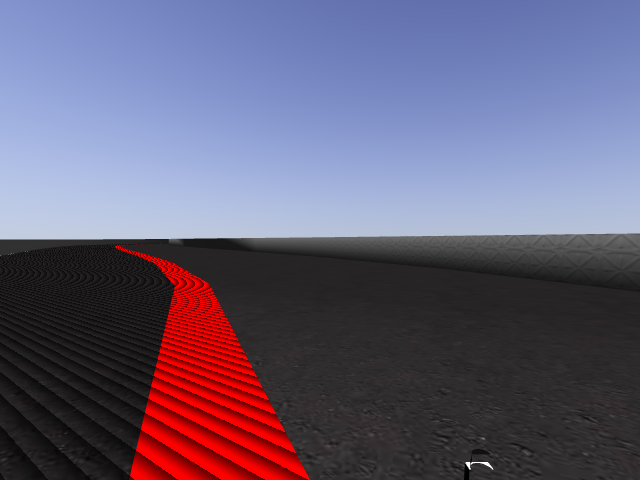
#> input picture Follow Line/dl-driver/Net/Dataset/Images/11003.png, 640 x 480 px
$ python -i generator.py   (imports and definitions only)
#> lines starting #> are read from the running program, lines starting #| are printed output that depends on the picture
import os
import glob
import json
import cv2

# [65 lines left out: functions create_dataset, get_classification, get_classification_w, get_classification_v, save_json, not called in this run]


def check_empty_directory(directory):
	# We check if the directory is empty
	empty = False
	for dirName, subdirList, fileList in os.walk(directory):
		if len(fileList) == 0:
			empty = True

	return empty


def get_number_image(path):
	list_images = glob.glob(path + '*')
	sort_images = sorted(list_images, key=lambda x: int(x.split('/')[3].split('.png')[0]))
	last_number = sort_images[len(sort_images)-1].split('/')[3].split('.png')[0]
	number = int(last_number) + 1
	return number


def save_image(img):
	# We save images
	folder_images = 'Net/Dataset/Images/'
	empty = check_empty_directory(folder_images)
	if empty:
		number = 1
	else:
		number = get_number_image(folder_images)
	name_image = folder_images + str(number) + '.png'
	cv2.imwrite(name_image, img)

>>> import cv2
>>> picture = cv2.imread('Dataset/Images/11003.png', cv2.IMREAD_GRAYSCALE)
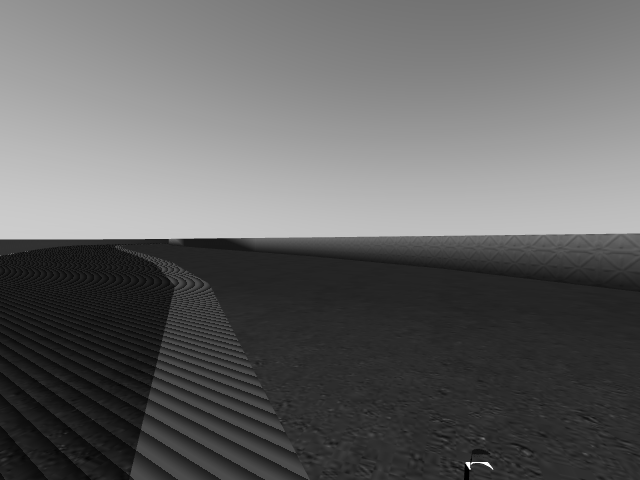
#> picture: shape (480, 640); min 0, max 255, mean 99.9
>>> result = save_image(picture)
#> (the run stopped early here; a loop or call above may not have finished)

$ run again, on Follow Line/dl-driver/Net/Dataset/Images/13430.png
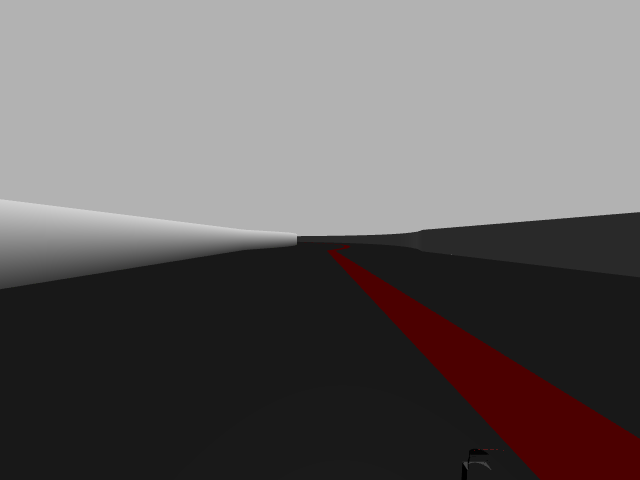
#> input picture Follow Line/dl-driver/Net/Dataset/Images/13430.png, 640 x 480 px
#> `picture = cv2.imread('Dataset/Images/11003.png', cv2.IMREAD_GRAYSCALE)`:
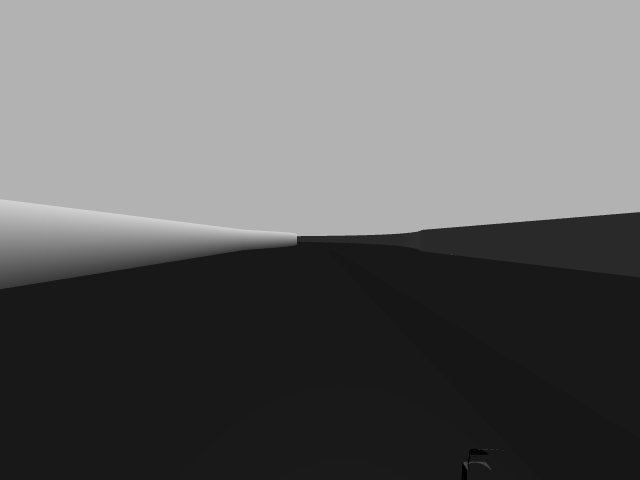
#> picture: shape (480, 640); min 0, max 210, mean 100.9

$ run again, on Follow Line/dl-driver/Net/Dataset/Images/187.png
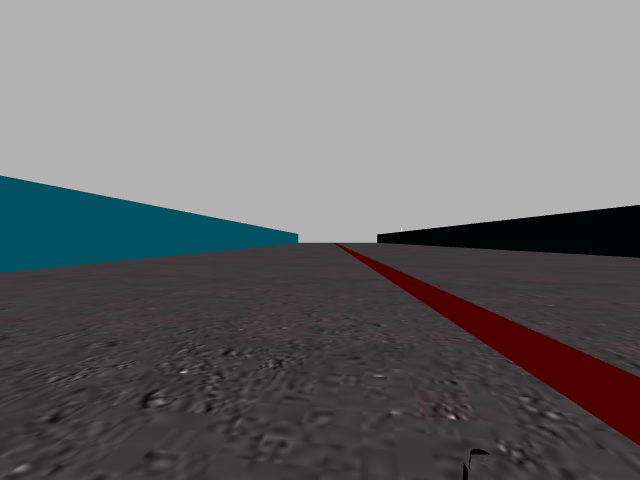
#> input picture Follow Line/dl-driver/Net/Dataset/Images/187.png, 640 x 480 px
#> `picture = cv2.imread('Dataset/Images/11003.png', cv2.IMREAD_GRAYSCALE)`:
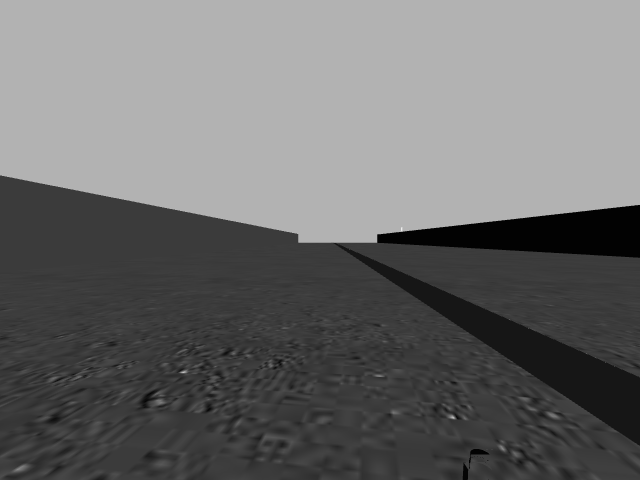
#> picture: shape (480, 640); min 1, max 236, mean 109.6

$ run again, on Follow Line/dl-driver/Net/Dataset/Images/464.png
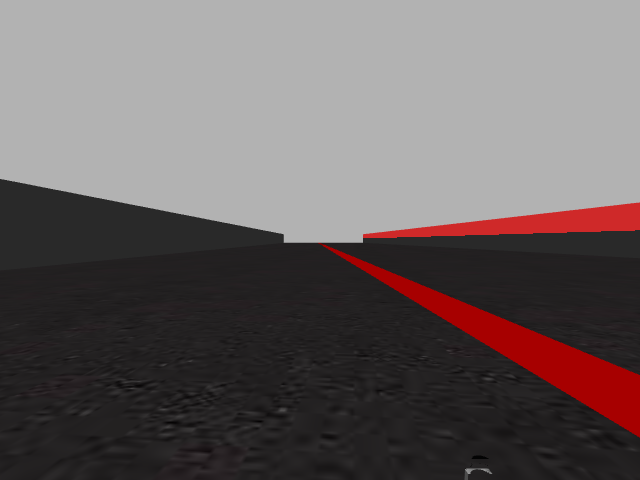
#> input picture Follow Line/dl-driver/Net/Dataset/Images/464.png, 640 x 480 px
#> `picture = cv2.imread('Dataset/Images/11003.png', cv2.IMREAD_GRAYSCALE)`:
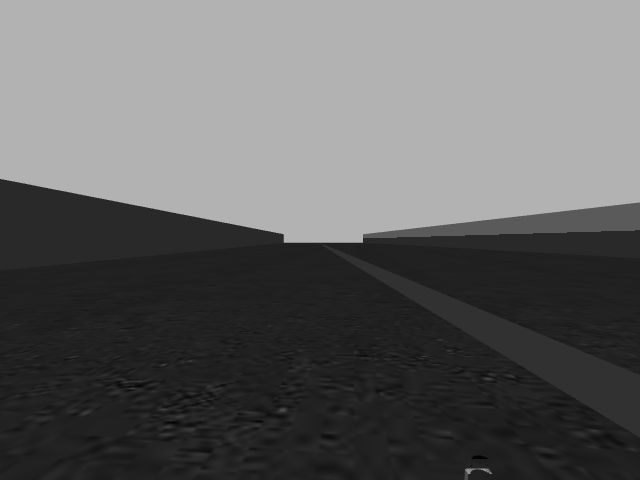
#> picture: shape (480, 640); min 3, max 178, mean 99.9
